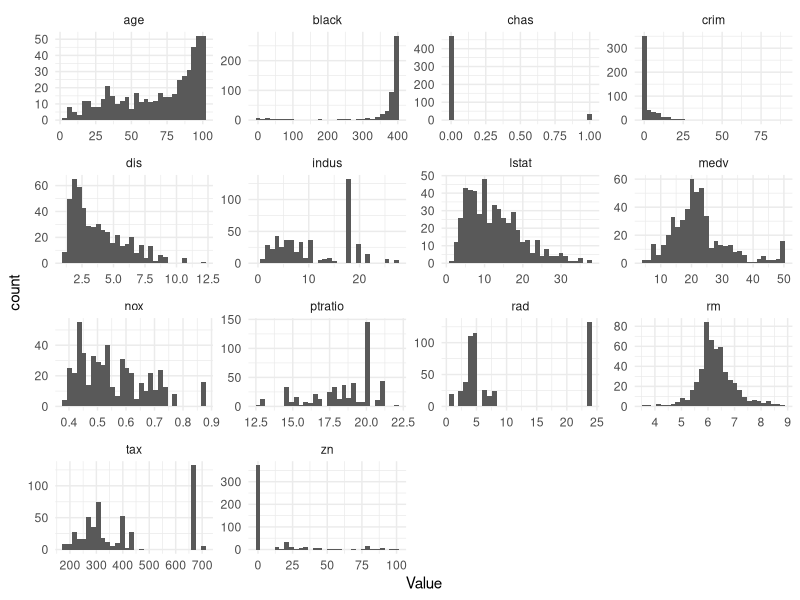

R code for this plot:
# Homework 6
# JJ

# Load the tidyverse package
library(tidyverse)

# This is a simple homework that will teach you a trick of using pivot_longer()
# to help you create a plot that describes your entire dataset.

# Load the Boston Housing dataset. You need to install the MASS package for that
install.packages("MASS")
library(MASS)
data(Boston)

# No we want to create a histogram plot of eeery variable in the Boston dataset.
# To do that we need to use the pivot_longer() function to convert the dataset
# into a long format.
# Use the pivot_longer() function to convert the Boston dataset into a long format
# Set the cols parameter to everything() to include all columns
# Set the names_to parameter to "Variable" to name the new column "Variable"
# Set the values_to parameter to "Value" to name the new column "Value"

Boston_long <- pivot_longer(Boston,
cols = everything (), names_to = "Variable", values_to = "Value")
  
# Now that we have the data in a long format we can create a histogram plot
# with facet_wrap() to create a plot of every variable in the dataset.
# Use the ggplot() function to create the plot
# Set the data parameter to Boston_long
# Use the aes() function to set the x parameter to Value
# Add a + sign after the ggplot() function
# Use the geom_histogram() function to create the histogram
# Use the facet_wrap() function to create a plot of every variable in the dataset
# Set the ~Variable parameter to create a plot of every variable in the dataset
# Set the scales parameter to "free" to allow the scales to vary

all_plot <- ggplot(Boston_long, aes(x = Value)) + geom_histogram(bins = 30) + facet_wrap(~Variable, scales = "free") + theme_minimal()
